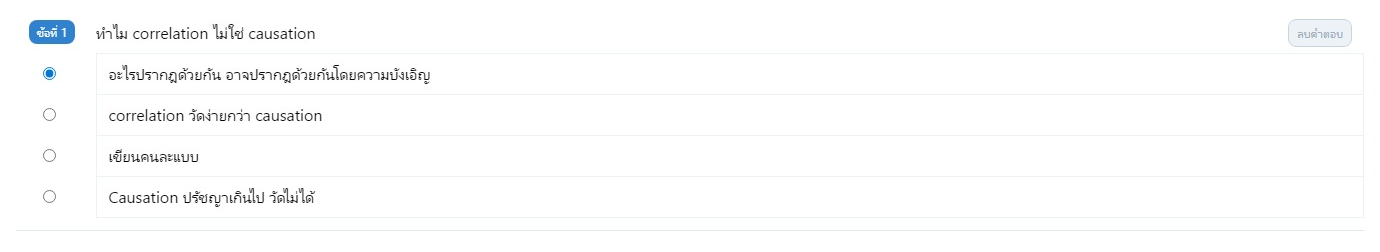
#> input picture Level 1/Foundation AI QUIZ/quiz_extraction/question_crops/q001/question_full.png, 1380 x 252 px, found by its file name
$ python crop_figures.py
#> lines starting #> are read from the running program, lines starting #| are printed output that depends on the picture
from __future__ import annotations

from pathlib import Path

from PIL import Image


ROOT = Path(__file__).resolve().parents[1]
CROPS_DIR = ROOT / "question_crops"


# Coordinates are in each question_full.png pixel space: left, top, right, bottom.
FIGURE_BOXES = {
    20: (90, 38, 660, 235),
    74: (85, 68, 510, 225),
    94: (120, 55, 820, 435),
    95: (85, 55, 585, 235),
}


def main() -> None:
    for qid, box in FIGURE_BOXES.items():
        src = CROPS_DIR / f"q{qid:03d}" / "question_full.png"
        img = Image.open(src).convert("RGB")
#> img is the input picture: PIL image 1380x252 RGB; mean R, G, B 251.9, 252.2, 252.5
        out = img.crop(box)
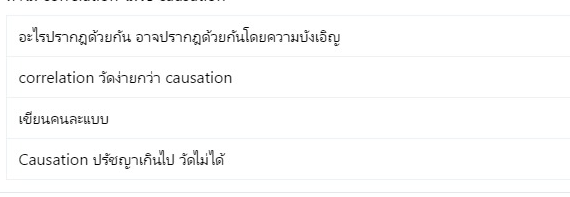
#> out: PIL image 570x197 RGB; mean R, G, B 249.6, 249.7, 249.8
        dest = src.parent / "figure_1.png"
        out.save(dest)
        print(dest, out.size)
#| Level 1/Foundation AI QUIZ/quiz_extraction/question_crops/q020/figure_1.png (570, 197)


if __name__ == "__main__":
    main()
